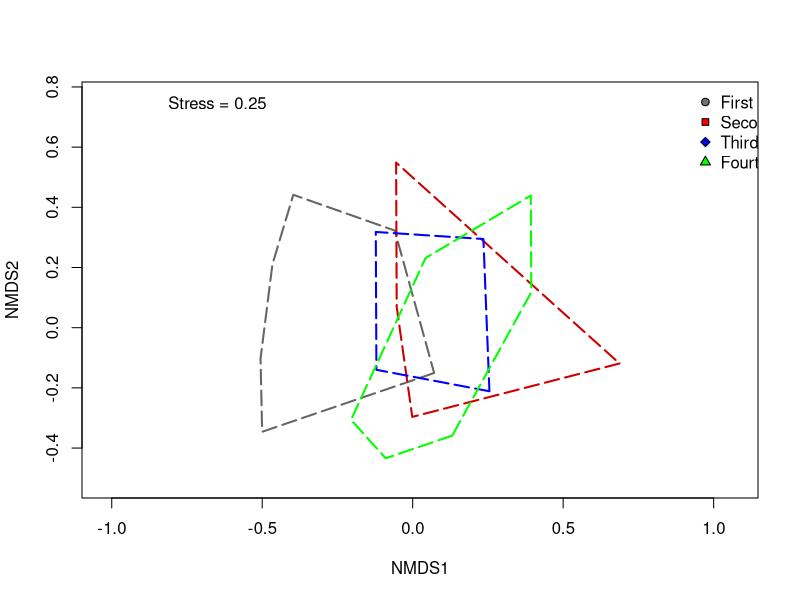

Source code (R):






library(ggplot2)
library(vegan)
library(tidyverse)
library(ggpubr)
library(patchwork)

UpPablo.frm  <- read.csv("taxaPabloUp.csv")
attach(UpPablo.frm)
UpPablo.frm
head(UpPablo.frm)

env <- UpPablo.frm[,1:3]
str(env)

taxa <- select(UpPablo.frm, Acari:Polyplectopus)
set.seed(1)
taxa.mds <- metaMDS(taxa, distance = "bray", k = 2,trymax=100)  #using all the defaults
taxa.mds


# Plot --------------------------------------------------------------------


par(mfrow=c(1,1),mar=c(5.1, 4.1, 4.1, 2.1))
plot(taxa.mds,type="n")

ordihull(taxa.mds,group=env$FC,show.groups="First",lty=5,lwd=2, col="grey40")
ordihull(taxa.mds,group=env$FC,show.groups="Second",lty=5,lwd=2, col="red3")
ordihull(taxa.mds,group=env$FC,show.groups="Third",lty=5,lwd=2, col="blue")
ordihull(taxa.mds,group=env$FC,show.groups="Fourth",lty=5,lwd=2, col="green")


points(taxa.mds, display = "sites", cex=1.5, 
       select=which(env$FC1Km=="First"),
       pch = 21,col="black", bg="gray45")

points(taxa.mds, display = "sites", cex=1.5, 
       select=which(env$FC1Km=="Second"),
       pch = 22,col="black", bg="red")

points(taxa.mds, display = "sites", cex=1.5, 
       select=which(env$FC1Km=="Third"),
       pch = 22,col="black", bg="blue")

points(taxa.mds, display = "sites", cex=1.5, 
       select=which(env$FC1Km=="Fourth"),
       pch = 22,col="black", bg="green")

X1 <- grconvertX(0.9,"npc") # controla la ubicaci?n en el eje "X"
Y1 <- grconvertY(1,"npc") # controla la ubicaci?n en el eje "y"

legend(X1, Y1, pch=c(21,22,23,24), col="black",
       pt.bg = c("gray45","red","blue","green"), 
       legend = c("First", "Second","Third","Fourth"),
       box.col="white",bty="n",cex=1)



x.leg2<-grconvertX(0.2,"npc")
y.leg2<-grconvertY(0.95,"npc")

text(x.leg2, y.leg2, "Stress = 0.25", cex=1, font=1)
